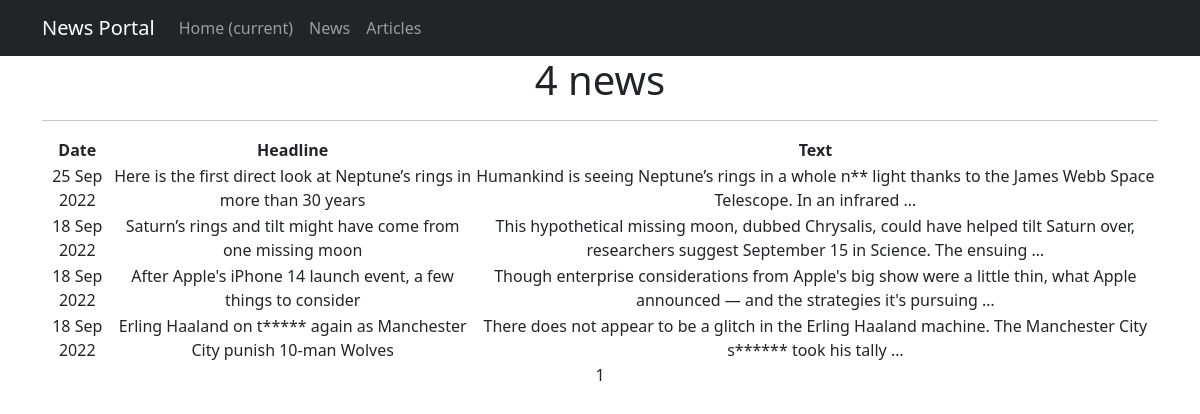
Before: /news/ with the older database file.
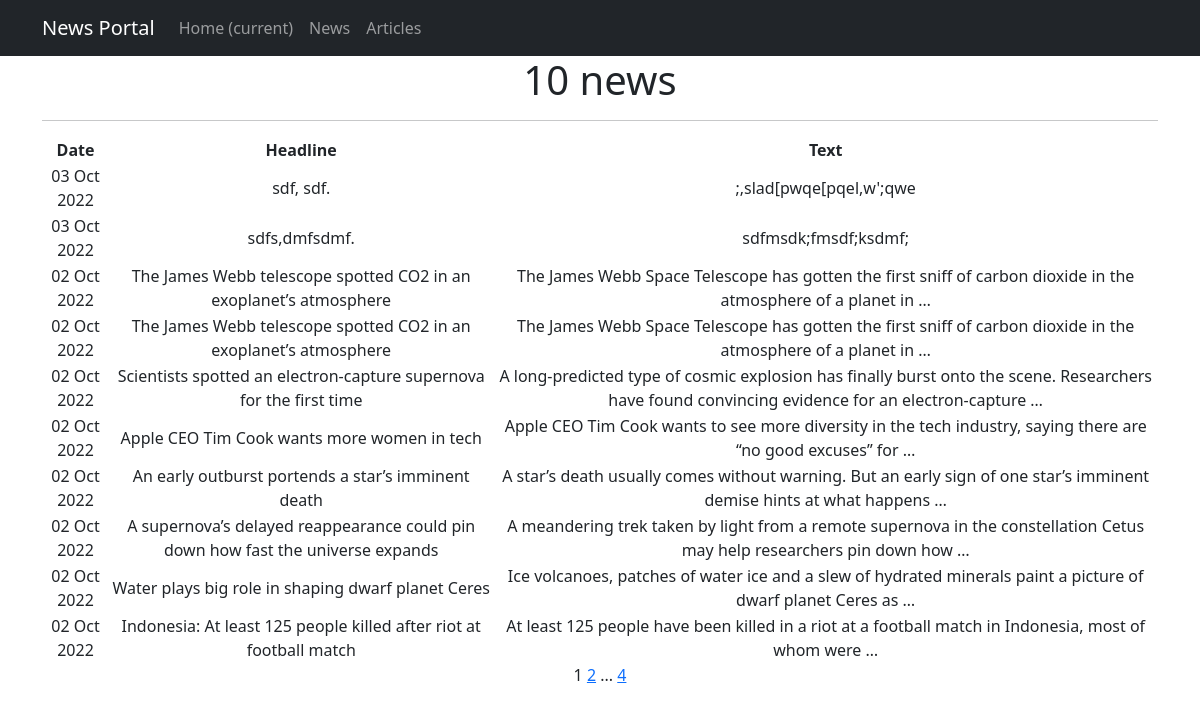
After: the same page with the newer database file.
### NewsPortal/models.py (models this page shows, shortened)
class Post(models.Model):
    author = models.ForeignKey(Author, on_delete=models.CASCADE)
    NEWS = 'NI'
    ARTICLE = 'AR'
    CATEGORY_CHOICES = (
        (NEWS, 'Новость'),
        (ARTICLE, 'Статья')
    )
    categoryType = models.CharField(max_length=2, choices=CATEGORY_CHOICES, default=NEWS)
    date = models.DateTimeField(auto_now_add=True)
    postCategory = models.ManyToManyField(Category, through='PostCategory')
    headline = models.CharField(max_length=128)
    text = models.TextField()
    rating = models.SmallIntegerField(default=0)

### NewsPortal/views.py (the view)
# urls.py: path('', PostList.as_view(), name='post_list'),
class PostList(ListView):
    model = Post
    ordering = '-date'
    template_name = 'posts.html'
    context_object_name = 'posts'
    paginate_by = 10
    def get_queryset(self):
        queryset = super().get_queryset()
        self.filterset = PostFilter(self.request.GET, queryset)
        return self.filterset.qs
    def get_context_data(self, **kwargs):
        context = super().get_context_data(**kwargs)
        context['filterset'] = self.filterset
        return context

### NewsPortal/templatetags/custom_filters.py (called while the page is built)
@register.filter()
def censor(text):
    sp = text.split()
    sp2 = []
    for i in sp:
        if i.lower() in BAD_WORDS:
            sp2.append(i[0] + (len(i) - 1) * '*')
        else:
            sp2.append(i)
    return " ".join(sp2)

### NewsPortal/templatetags/custom_tags.py (called while the page is built)
@register.simple_tag(takes_context=True)
def url_replace(context, **kwargs):
    d = context['request'].GET.copy()
    for k, v in kwargs.items():
        d[k] = v
    return d.urlencode()

### NewsPortal/templates/posts.html (shortened to what this page needs)
{% extends 'flatpages/default.html' %}
{% load custom_filters %}
{% load custom_tags %}
{% block content %}
   <h1>{{ posts|length }} news</h1>
   <hr>
   {% if posts %}
       <table>
           <tr>
               <td><b>Date</b></td>
               <td><b>Headline</b></td>
               <td><b>Text</b></td>
           </tr>
           {% for post in posts %}
           <tr>
               <td>{{ post.date|date:'d M Y' }}</td>
               <td>{{ post.headline|censor }}</td>
               <td>{{ post.text|truncatewords:20|censor }}</td>
           </tr>
           {% endfor %}
       </table>
   {% else %}
       <h2>Новостей нет!</h2>
   {% endif %}
   {{ page_obj.number }}
   {% if page_obj.has_next %}
       <a href="?{% url_replace page=page_obj.next_page_number %}">{{ page_obj.next_page_number }}</a>
       {% if paginator.num_pages != page_obj.next_page_number %}
           ...
           <a href="?{% url_replace page=page_obj.paginator.num_pages %}">{{ page_obj.paginator.num_pages }}</a>
       {% endif %}
   {% endif %}
{% endblock content %}

Changed rows visible on the page:
no longer on this page (row unchanged): Post: date "25 Sep 2022", headline|censor "Here is the first direct look at Neptune’s rings in more than 30 years", text|censor "Humankind is seeing Neptune’s rings in a whole n** light thanks to the James Webb Space Telescope. In an infrared …"
no longer on this page (row unchanged): Post: date "18 Sep 2022", headline|censor "Saturn’s rings and tilt might have come from one missing moon", text|censor "This hypothetical missing moon, dubbed Chrysalis, could have helped tilt Saturn over, researchers suggest September 15 in Science. The ensuing …"
no longer on this page (row unchanged): Post: date "18 Sep 2022", headline|censor "After Apple's iPhone 14 launch event, a few things to consider", text|censor "Though enterprise considerations from Apple's big show were a little thin, what Apple announced — and the strategies it's pursuing …"
no longer on this page (row unchanged): Post: date "18 Sep 2022", headline|censor "Erling Haaland on t***** again as Manchester City punish 10-man Wolves", text|censor "There does not appear to be a glitch in the Erling Haaland machine. The Manchester City s****** took his tally …"
added Post: date "03 Oct 2022", headline|censor "sdf, sdf.", text|censor ";,slad[pwqe[pqel,w';qwe"
added Post: date "03 Oct 2022", headline|censor "sdfs,dmfsdmf.", text|censor "sdfmsdk;fmsdf;ksdmf;"
added Post: date "02 Oct 2022", headline|censor "The James Webb telescope spotted CO2 in an exoplanet’s atmosphere", text|censor "The James Webb Space Telescope has gotten the first sniff of carbon dioxide in the atmosphere of a planet in …"
added Post: date "02 Oct 2022", headline|censor "The James Webb telescope spotted CO2 in an exoplanet’s atmosphere", text|censor "The James Webb Space Telescope has gotten the first sniff of carbon dioxide in the atmosphere of a planet in …"
added Post: date "02 Oct 2022", headline|censor "Scientists spotted an electron-capture supernova for the first time", text|censor "A long-predicted type of cosmic explosion has finally burst onto the scene. Researchers have found convincing evidence for an electron-capture …"
added Post: date "02 Oct 2022", headline|censor "Apple CEO Tim Cook wants more women in tech", text|censor "Apple CEO Tim Cook wants to see more diversity in the tech industry, saying there are “no good excuses” for …"
added Post: date "02 Oct 2022", headline|censor "An early outburst portends a star’s imminent death", text|censor "A star’s death usually comes without warning. But an early sign of one star’s imminent demise hints at what happens …"
added Post: date "02 Oct 2022", headline|censor "A supernova’s delayed reappearance could pin down how fast the universe expands", text|censor "A meandering trek taken by light from a remote supernova in the constellation Cetus may help researchers pin down how …"
added Post: date "02 Oct 2022", headline|censor "Water plays big role in shaping dwarf planet Ceres", text|censor "Ice volcanoes, patches of water ice and a slew of hydrated minerals paint a picture of dwarf planet Ceres as …"
added Post: date "02 Oct 2022", headline|censor "Indonesia: At least 125 people killed after riot at football match", text|censor "At least 125 people have been killed in a riot at a football match in Indonesia, most of whom were …"
Other visible differences:
{{ posts|length }}: "4" → "10"
{{ page_obj.next_page_number }}: (not shown) → "2"
{{ page_obj.paginator.num_pages }}: (not shown) → "4"
